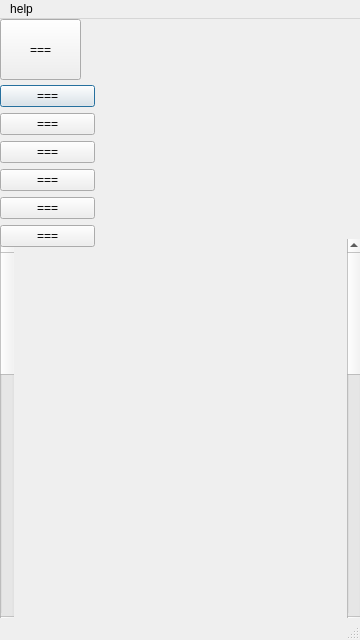
<?xml version="1.0" encoding="UTF-8"?>
<ui version="4.0">
 <class>MainWindow</class>
 <widget class="QMainWindow" name="MainWindow">
  <property name="geometry">
   <rect>
    <x>0</x>
    <y>0</y>
    <width>360</width>
    <height>640</height>
   </rect>
  </property>
  <property name="windowTitle">
   <string>MainWindow</string>
  </property>
  <widget class="QWidget" name="centralwidget">
   <widget class="QPushButton" name="menu">
    <property name="geometry">
     <rect>
      <x>0</x>
      <y>0</y>
      <width>81</width>
      <height>61</height>
     </rect>
    </property>
    <property name="text">
     <string>===</string>
    </property>
    <property name="checkable">
     <bool>false</bool>
    </property>
   </widget>
   <widget class="QWidget" name="verticalLayoutWidget_2">
    <property name="geometry">
     <rect>
      <x>180</x>
      <y>220</y>
      <width>181</width>
      <height>391</height>
     </rect>
    </property>
    <layout class="QVBoxLayout" name="verticalLayout_2">
     <item>
      <widget class="QScrollBar" name="verticalScrollBar_2">
       <property name="contextMenuPolicy">
        <enum>Qt::NoContextMenu</enum>
       </property>
       <property name="layoutDirection">
        <enum>Qt::RightToLeft</enum>
       </property>
       <property name="pageStep">
        <number>50</number>
       </property>
       <property name="orientation">
        <enum>Qt::Vertical</enum>
       </property>
       <property name="invertedAppearance">
        <bool>false</bool>
       </property>
       <property name="invertedControls">
        <bool>true</bool>
       </property>
      </widget>
     </item>
    </layout>
   </widget>
   <widget class="QWidget" name="verticalLayoutWidget">
    <property name="geometry">
     <rect>
      <x>0</x>
      <y>220</y>
      <width>179</width>
      <height>391</height>
     </rect>
    </property>
    <layout class="QVBoxLayout" name="verticalLayout">
     <item>
      <widget class="QScrollBar" name="verticalScrollBar">
       <property name="pageStep">
        <number>50</number>
       </property>
       <property name="orientation">
        <enum>Qt::Vertical</enum>
       </property>
      </widget>
     </item>
    </layout>
   </widget>
   <widget class="QWidget" name="gridLayoutWidget">
    <property name="geometry">
     <rect>
      <x>0</x>
      <y>60</y>
      <width>95</width>
      <height>176</height>
     </rect>
    </property>
    <layout class="QGridLayout" name="gridLayout">
     <property name="verticalSpacing">
      <number>0</number>
     </property>
     <item row="4" column="0">
      <widget class="QPushButton" name="pushButton_3">
       <property name="text">
        <string>===</string>
       </property>
      </widget>
     </item>
     <item row="5" column="0">
      <widget class="QPushButton" name="pushButton_4">
       <property name="text">
        <string>===</string>
       </property>
      </widget>
     </item>
     <item row="1" column="0">
      <widget class="QPushButton" name="pushButton_5">
       <property name="enabled">
        <bool>true</bool>
       </property>
       <property name="text">
        <string>===</string>
       </property>
      </widget>
     </item>
     <item row="0" column="0">
      <widget class="QPushButton" name="pushButton_2">
       <property name="enabled">
        <bool>true</bool>
       </property>
       <property name="text">
        <string>===</string>
       </property>
       <property name="default">
        <bool>true</bool>
       </property>
      </widget>
     </item>
     <item row="2" column="0">
      <widget class="QPushButton" name="pushButton_6">
       <property name="text">
        <string>===</string>
       </property>
      </widget>
     </item>
     <item row="3" column="0">
      <widget class="QPushButton" name="pushButton_7">
       <property name="text">
        <string>===</string>
       </property>
      </widget>
     </item>
    </layout>
   </widget>
   <zorder>verticalLayoutWidget_2</zorder>
   <zorder>verticalLayoutWidget</zorder>
   <zorder>menu</zorder>
   <zorder>gridLayoutWidget</zorder>
  </widget>
  <widget class="QStatusBar" name="statusbar"/>
  <widget class="QMenuBar" name="menubar">
   <property name="geometry">
    <rect>
     <x>0</x>
     <y>0</y>
     <width>360</width>
     <height>26</height>
    </rect>
   </property>
   <widget class="QMenu" name="menuhelp">
    <property name="title">
     <string>help</string>
    </property>
   </widget>
   <addaction name="menuhelp"/>
  </widget>
 </widget>
 <resources/>
 <connections/>
</ui>
